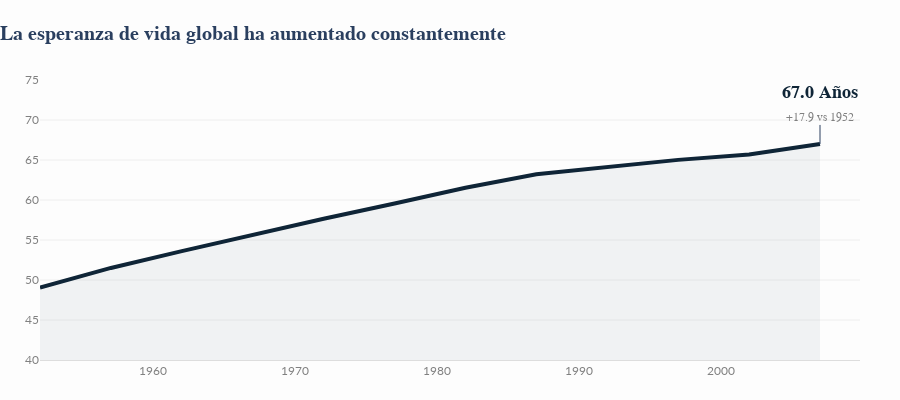

Notebook code for this chart:
### Markdown cell above
<h3>PROYECTO: IMPACTO GLOBAL</h3>
<h1>De los Datos a la Acción: El Mito del Progreso</h1>
<div class="executive-summary">
    <p style="margin:0"><b>RESUMEN EJECUTIVO:</b> Aunque la media global mejora, persistentes brechas estructurales en África amenazan con dejar atrás a todo un continente. La solución no es solo crecimiento económico, sino eficiencia sanitaria temprana.</p>
</div>
<hr style="border: 0; border-top: 1px solid #ddd; margin: 40px 0;">

<h3>1. EL GANCHO</h3>
<h2>¿Estamos viendo la imagen completa?</h2>

<div class="big-number-container">
    <div class="stat-card">
        <div class="big-number">55</div>
        <div class="stat-label">Años de Historia</div>
    </div>
    <div class="stat-card">
        <div class="big-number">142</div>
        <div class="stat-label">Países Analizados</div>
    </div>
    <div class="stat-card">
        <div class="big-number">+18</div>
        <div class="stat-label">Años ganados (Global)</div>
    </div>
</div>

<p>
    A primera vista, nuestros indicadores principales de <strong>Esperanza de Vida Global</strong> muestran una tendencia estable y positiva. 
    Sin embargo, en un entorno volátil, los promedios pueden ser una ilusión peligrosa.
</p>

### Code cell
# Global Trend
global_trend = df.groupby('year')['lifeExp'].mean().reset_index()
current_life_exp = global_trend['lifeExp'].iloc[-1]
start_life_exp = global_trend['lifeExp'].iloc[0]
growth = current_life_exp - start_life_exp

fig_hook = go.Figure()

fig_hook.add_trace(go.Scatter(
    x=global_trend['year'],
    y=global_trend['lifeExp'],
    mode='lines',
    line=dict(color=colors['primary'], width=4),
    fill='tozeroy',
    fillcolor='rgba(15, 37, 55, 0.05)' # Very light navy
))

fig_hook.add_annotation(
    x=2007, y=current_life_exp,
    text=f"<b>{current_life_exp:.1f} Años</b><br><span style='font-size:12px; color:gray'>+{growth:.1f} vs 1952</span>",
    showarrow=True,
    arrowhead=0,
    ax=0, ay=-40,
    font=dict(size=18, color=colors['primary'], family="Playfair Display")
)

fig_hook.update_layout(
    title=dict(text="<b>La esperanza de vida global ha aumentado constantemente</b>", x=0),
    height=400,
    margin=dict(t=80, l=40, r=40, b=40),
    xaxis=dict(showgrid=False, linecolor='#ddd', tickfont=dict(color='gray')),
    yaxis=dict(showgrid=True, gridcolor='#eee', range=[40, 75], tickfont=dict(color='gray')),
    **layout_defaults
)

fig_hook.show()

### Figure 1 — Plotly figure (JSON) as saved in the notebook; plotly's stock layout.template omitted (floating-point values rounded to 4 significant figures)
{"data": [{"fill": "tozeroy", "fillcolor": "rgba(15, 37, 55, 0.05)", "line": {"color": "#0f2537", "width": 4}, "mode": "lines", "type": "scatter", "x": [1952, 1957, 1962, 1967, 1972, 1977, 1982, 1987, 1992, 1997, 2002, 2007], "y": [49.06, 51.51, 53.61, 55.68, 57.65, 59.57, 61.53, 63.21, 64.16, 65.01, 65.69, 67.01]}], "layout": {"annotations": [{"arrowhead": 0, "ax": 0, "ay": -40, "font": {"color": "#0f2537", "family": "Playfair Display", "size": 18}, "showarrow": true, "text": "<b>67.0 Años</b><br><span style='font-size:12px; color:gray'>+17.9 vs 1952</span>", "x": 2007, "y": 67.01}], "font": {"family": "Lato"}, "height": 400, "margin": {"b": 40, "l": 40, "r": 40, "t": 80}, "paper_bgcolor": "#fdfdfd", "plot_bgcolor": "#fdfdfd", "title": {"font": {"family": "Playfair Display", "size": 20}, "text": "<b>La esperanza de vida global ha aumentado constantemente</b>", "x": 0}, "xaxis": {"linecolor": "#ddd", "showgrid": false, "tickfont": {"color": "gray"}}, "yaxis": {"gridcolor": "#eee", "range": [40, 75], "showgrid": true, "tickfont": {"color": "gray"}}}}
